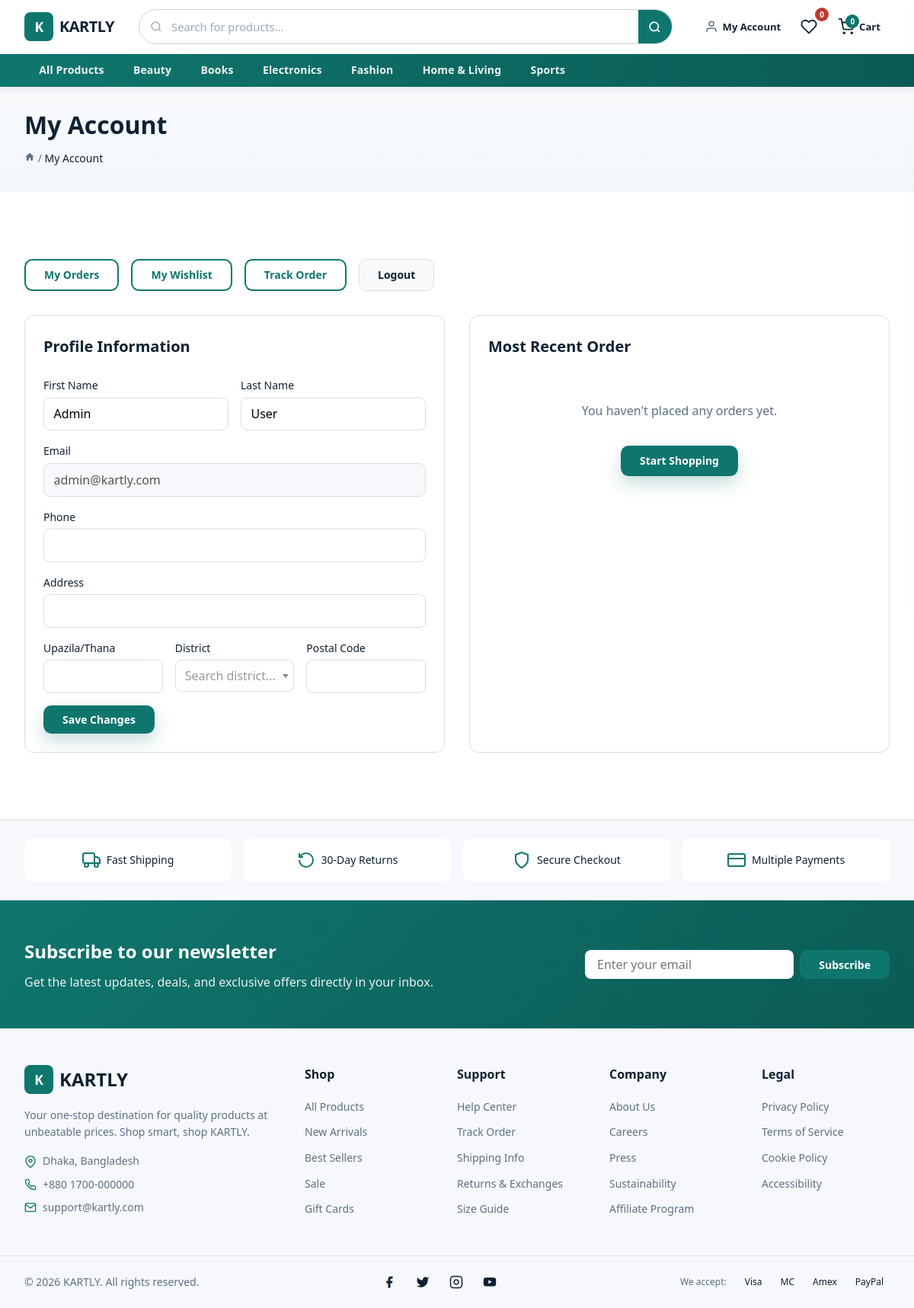
Page /public/account.php (signed in) on the committed database.
### tables this page shows
CREATE TABLE settings (
    id INT AUTO_INCREMENT PRIMARY KEY,
    setting_key VARCHAR(100) NOT NULL UNIQUE,
    setting_value TEXT,
    setting_type ENUM('text', 'number', 'boolean', 'json') DEFAULT 'text',
    created_at TIMESTAMP DEFAULT CURRENT_TIMESTAMP,
    updated_at TIMESTAMP DEFAULT CURRENT_TIMESTAMP ON UPDATE CURRENT_TIMESTAMP
);

CREATE TABLE categories (
    id INT AUTO_INCREMENT PRIMARY KEY,
    name VARCHAR(100) NOT NULL,
    slug VARCHAR(100) NOT NULL UNIQUE,
    description TEXT,
    image VARCHAR(255),
    parent_id INT DEFAULT NULL,
    status ENUM('active', 'inactive') DEFAULT 'active',
    sort_order INT DEFAULT 0,
    created_at TIMESTAMP DEFAULT CURRENT_TIMESTAMP,
    FOREIGN KEY (parent_id) REFERENCES categories(id) ON DELETE SET NULL
);

CREATE TABLE users (
    id INT AUTO_INCREMENT PRIMARY KEY,
    first_name VARCHAR(50) NOT NULL,
    last_name VARCHAR(50) NOT NULL,
    email VARCHAR(100) NOT NULL UNIQUE,
    password VARCHAR(255) NOT NULL,
    phone VARCHAR(20),
    address TEXT,
    city VARCHAR(100),
    postal_code VARCHAR(20),
    country VARCHAR(100),
    role ENUM('customer', 'admin') DEFAULT 'customer',
    status ENUM('active', 'inactive', 'banned') DEFAULT 'active',
    created_at TIMESTAMP DEFAULT CURRENT_TIMESTAMP,
    updated_at TIMESTAMP DEFAULT CURRENT_TIMESTAMP ON UPDATE CURRENT_TIMESTAMP
);

### public/account.php (the view, shortened to what the rows shown need)
<?php
require_once __DIR__ . '/../config/database.php';
$user = getCurrentUser();
require_once __DIR__ . '/../includes/header.php';
?>
    <section class="section section-bg" style="padding: 1.5rem 0 2rem;">
        <div class="container">
            <h1 style="font-size: 2rem; font-weight: 700; margin-bottom: 0.5rem;">My Account</h1>
        </div>
    </section>
    <section class="section">
        <div class="container">
            <div style="display: grid; grid-template-columns: repeat(auto-fit, minmax(300px, 1fr)); gap: 2rem;">
                <div style="background: var(--color-bg); border: 1px solid var(--color-border); border-radius: var(--radius-lg); padding: 1.5rem;">
                    <h2 style="font-size: 1.25rem; font-weight: 600; margin-bottom: 1.5rem;">Profile Information</h2>
                    <form method="POST">
                        <div class="form-grid-2">
                            <div class="form-group">
                                <label class="form-label">First Name</label>
                                <input type="text" name="first_name" class="form-input" value="<?= htmlspecialchars($user['first_name'] ?? '') ?>">
                            </div>
                            <div class="form-group">
                                <label class="form-label">Last Name</label>
                                <input type="text" name="last_name" class="form-input" value="<?= htmlspecialchars($user['last_name'] ?? '') ?>">
                            </div>
                        </div>
                        <div class="form-group">
                            <label class="form-label">Email</label>
                            <input type="email" class="form-input" value="<?= htmlspecialchars($user['email'] ?? '') ?>" disabled style="background: var(--color-bg-secondary);">
                        </div>
                    </form>
                </div>
                <div id="orders" style="background: var(--color-bg); border: 1px solid var(--color-border); border-radius: var(--radius-lg); padding: 1.5rem;">
                    <h2 style="font-size: 1.25rem; font-weight: 600; margin-bottom: 1.5rem;">Most Recent Order</h2>
                </div>
            </div>
        </div>
    </section>
<link href="https://cdn.jsdelivr.net/npm/select2@4.1.0-rc.0/dist/css/select2.min.css" rel="stylesheet" />
<?php require_once __DIR__ . '/../includes/footer.php'; ?>

### includes/header.php (shortened to what the rows shown need)
<?php
require_once __DIR__ . '/../config/database.php';
$db = getDB();
$stmt = $db->query("
    SELECT *
    FROM categories
    WHERE status = 'active'
    ORDER BY sort_order, name
");
$allCats = $stmt->fetchAll();
$categories = [];
$categoryChildren = [];
foreach ($allCats as $cat) {
    if (!$cat['parent_id']) {
        $categories[] = $cat;
    } else {
        $categoryChildren[$cat['parent_id']][] = $cat;
    }
}
$siteLogo = getSetting('site_logo') ?: '';
$siteName = getSetting('site_name') ?: 'KARTLY';
?>
<!DOCTYPE html>
<html lang="en">
<head>
    <link rel="stylesheet" href="<?= BASE_URL ?>/assets/css/style.css">
</head>
<body>
    <header class="header">
        <div class="header-main">
            <div class="header-main-content container">
                <a href="<?= BASE_URL ?>/" class="logo">
                    <?php if ($siteLogo): ?>
                        <img src="<?= BASE_URL ?>/<?= htmlspecialchars($siteLogo) ?>" alt="<?= htmlspecialchars($siteName) ?>" style="height:36px;width:auto;object-fit:contain;display:block;">
                    <?php else: ?>
                        <div class="logo-icon">K</div>
                        <span><?= htmlspecialchars($siteName) ?></span>
                    <?php endif; ?>
                </a>
            </div>
        </div>
        <nav class="header-nav-bar">
            <div class="container">
                <ul class="header-nav-list">
                    <?php foreach ($categories as $category): ?>
                        <?php $hasChildren = !empty($categoryChildren[$category['id']]); ?>
                        <li class="<?= $hasChildren ? 'has-dropdown' : '' ?>">
                            <a href="<?= BASE_URL ?>/category/<?= urlencode($category['slug']) ?>" class="header-nav-link">
                                <?= htmlspecialchars($category['name']) ?>
                            </a>
                        </li>
                    <?php endforeach; ?>
                </ul>
            </div>
        </nav>
    </header>

### includes/footer.php (shortened to what the rows shown need)
<?php
$siteAddress = getSetting('site_address') ?: 'Dhaka, Bangladesh';
$sitePhone = getSetting('site_phone') ?: '+880 1700-000000';
$siteEmail = getSetting('site_email') ?: SITE_EMAIL;
?>
    <footer class="footer">
        <div class="footer-main">
            <div class="footer-grid container">
                <div class="footer-brand">
                    <div class="footer-contact">
                        <div class="footer-contact-item">
                            <svg viewBox="0 0 24 24" fill="none" stroke="currentColor" stroke-width="2">
                                <path d="M21 10c0 7-9 13-9 13s-9-6-9-13a9 9 0 0 1 18 0z"/><circle cx="12" cy="10" r="3"/>
                            </svg>
                            <span><?= htmlspecialchars($siteAddress) ?></span>
                        </div>
                        <div class="footer-contact-item">
                            <span><?= htmlspecialchars($sitePhone) ?></span>
                        </div>
                        <div class="footer-contact-item">
                            <svg viewBox="0 0 24 24" fill="none" stroke="currentColor" stroke-width="2">
                                <path d="M4 4h16c1.1 0 2 .9 2 2v12c0 1.1-.9 2-2 2H4c-1.1 0-2-.9-2-2V6c0-1.1.9-2 2-2z"/><polyline points="22,6 12,13 2,6"/>
                            </svg>
                            <span><?= htmlspecialchars($siteEmail) ?></span>
                        </div>
                    </div>
                </div>
            </div>
        </div>
    </footer>
</body>
</html>

### rows in the picture
settings: setting_value "KARTLY"
categories: name "Beauty"
categories: name "Books"
categories: name "Electronics"
categories: name "Fashion"
categories: name "Home & Living"
categories: name "Sports"
users: first_name "Admin", last_name "User", email "admin@kartly.com"
settings: setting_value "Dhaka, Bangladesh"
settings: setting_value "+880 1700-000000"
settings: setting_value "support@kartly.com"

### other values in the picture
$wishlistCount "0"
$cartCount "0"
